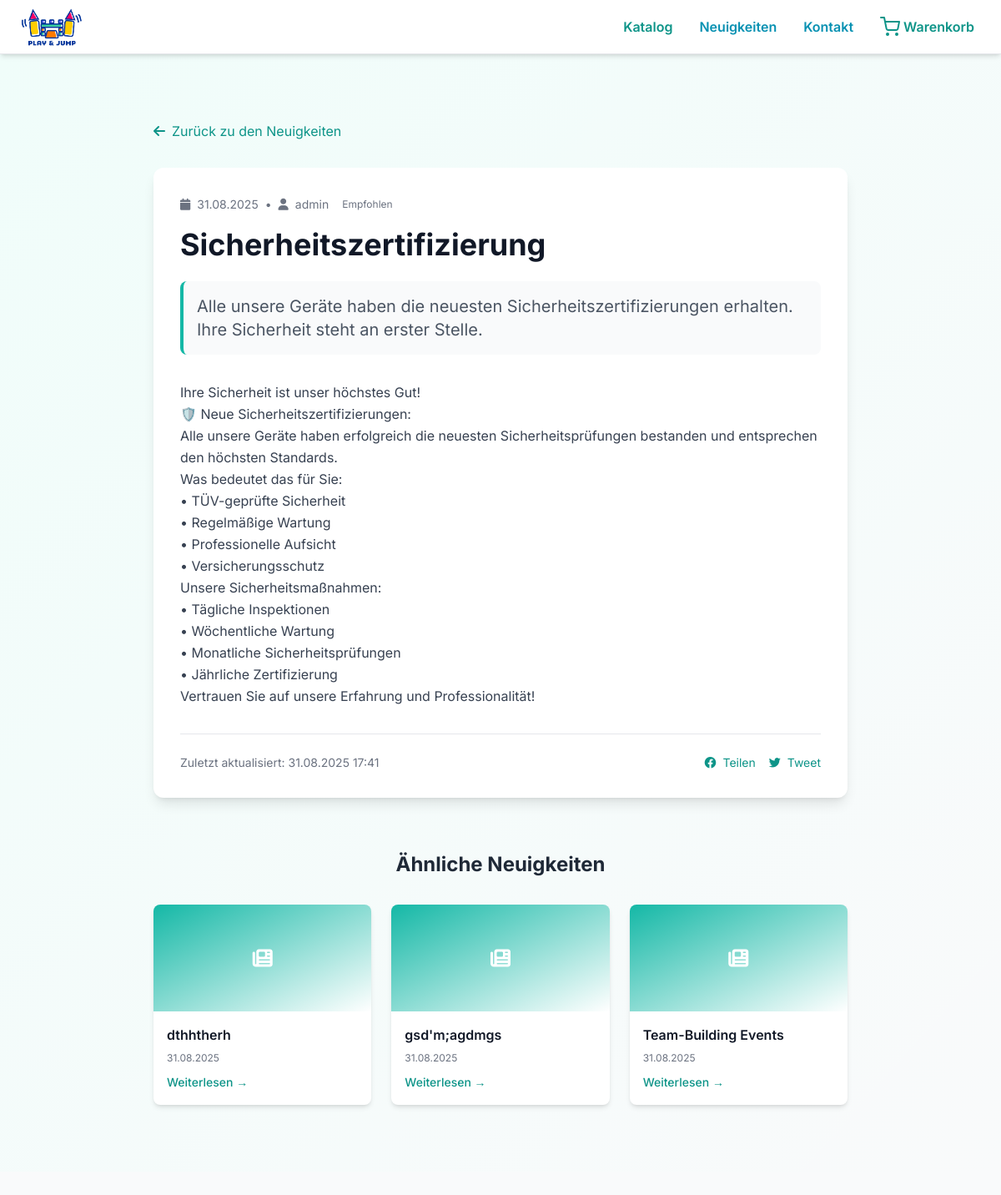
The app's page /katalog/neuigkeiten/sicherheitszertifizierung/ with its own data.
### catalog/models.py (models this page shows, shortened)
class News(models.Model):
    title = models.CharField(max_length=200, verbose_name="Заголовок")
    slug = models.SlugField(unique=True, verbose_name="URL")
    content = models.TextField(verbose_name="Содержание")
    excerpt = models.TextField(max_length=500, blank=True, verbose_name="Краткое описание")
    image = models.ImageField(upload_to='news/', blank=True, null=True, verbose_name="Главное изображение")
    video_url = models.URLField(blank=True, null=True, verbose_name="URL видео (YouTube/Vimeo)")
    is_published = models.BooleanField(default=True, verbose_name="Опубликовано")
    published_at = models.DateTimeField(auto_now_add=True, verbose_name="Дата публикации")
    updated_at = models.DateTimeField(auto_now=True, verbose_name="Дата обновления")
    author = models.ForeignKey(User, on_delete=models.CASCADE, verbose_name="Автор")
    featured = models.BooleanField(default=False, verbose_name="Рекомендуемая новость")
    class Meta:
        ordering = ['-published_at']
        verbose_name = "Новость"
        verbose_name_plural = "Новости"

### catalog/views.py (the view)
# urls.py: path('neuigkeiten/<slug:slug>/', views.news_detail, name='news_detail'),
def news_detail(request, slug):
    news = get_object_or_404(News, slug=slug, is_published=True)
    related_news = News.objects.filter(
        is_published=True
    ).exclude(id=news.id).order_by('-published_at')[:3]
    context = {
        'news': news,
        'related_news': related_news,
    }
    return render(request, 'catalog/news_detail.html', context)

### templates/catalog/news_detail.html (shortened to what this page needs)
{% extends "base.html" %}
{% load static %}
{% block content %}
<section class="py-20 bg-gradient-to-br from-teal-50 to-coral-50">
    <div class="max-w-4xl mx-auto px-4 sm:px-6 lg:px-8">
        <div class="mb-8">
            <a href="{% url 'catalog:news_list' %}" class="inline-flex items-center text-teal-600 hover:text-teal-700 transition-colors">
                <i class="fas fa-arrow-left mr-2"></i>
                Zurück zu den Neuigkeiten
            </a>
        </div>
        <article class="bg-white rounded-xl shadow-lg overflow-hidden">
            <div class="p-8">
                <div class="flex items-center text-sm text-gray-500 mb-4">
                    <i class="fas fa-calendar mr-2"></i>
                    <span>{{ news.published_at|date:"d.m.Y" }}</span>
                    <span class="mx-2">•</span>
                    <i class="fas fa-user mr-2"></i>
                    <span>{{ news.author.get_full_name|default:news.author.username }}</span>
                    {% if news.featured %}
                    <span class="ml-2 px-2 py-1 bg-coral-100 text-coral-800 text-xs rounded-full">Empfohlen</span>
                    {% endif %}
                </div>
                <h1 class="text-3xl md:text-4xl font-bold text-gray-900 mb-6">{{ news.title }}</h1>
                {% if news.excerpt %}
                <div class="text-xl text-gray-600 mb-8 p-4 bg-gray-50 rounded-lg border-l-4 border-teal-500">
                    {{ news.excerpt }}
                </div>
                {% endif %}
                <div class="prose prose-lg max-w-none text-gray-700 leading-relaxed">
                    {{ news.content|linebreaks }}
                </div>
                <div class="mt-8 pt-6 border-t border-gray-200">
                    <div class="flex items-center justify-between text-sm text-gray-500">
                        <span>Zuletzt aktualisiert: {{ news.updated_at|date:"d.m.Y H:i" }}</span>
                        <div class="flex space-x-4">
                            <a href="#" class="text-teal-600 hover:text-teal-700 transition-colors">
                                <i class="fab fa-facebook mr-1"></i> Teilen
                            </a>
                            <a href="#" class="text-teal-600 hover:text-teal-700 transition-colors">
                                <i class="fab fa-twitter mr-1"></i> Tweet
                            </a>
                        </div>
                    </div>
                </div>
            </div>
        </article>
        {% if related_news %}
        <div class="mt-16">
            <h2 class="text-2xl font-bold text-gray-800 mb-8 text-center">Ähnliche Neuigkeiten</h2>
            <div class="grid grid-cols-1 md:grid-cols-3 gap-6">
                {% for related in related_news %}
                <article class="bg-white rounded-lg shadow-md overflow-hidden hover-lift">
                    {% if related.image %}
                    <div class="h-32 overflow-hidden">
                        <img src="{{ related.image.url }}" alt="{{ related.title }}" class="w-full h-full object-cover">
                    </div>
                    {% else %}
                    <div class="h-32 bg-gradient-to-br from-teal-500 to-coral-500 flex items-center justify-center">
                        <i class="fas fa-newspaper text-white text-2xl"></i>
                    </div>
                    {% endif %}
                    <div class="p-4">
                        <h3 class="font-semibold text-gray-900 mb-2 line-clamp-2">{{ related.title }}</h3>
                        <div class="text-xs text-gray-500 mb-2">{{ related.published_at|date:"d.m.Y" }}</div>
                        <a href="{% url 'catalog:news_detail' related.slug %}" class="text-teal-600 hover:text-teal-700 text-sm font-medium">
                            Weiterlesen →
                        </a>
                    </div>
                </article>
                {% endfor %}
            </div>
        </div>
        {% endif %}
    </div>
</section>
{% endblock %}

### templates/base.html (style rules this page uses)
:root { --teal-primary: #20B2AA; --teal-light: #48D1CC; --teal-dark: #008B8B; --coral-accent: #FF6B6B; --coral-light: #FF8E8E; --coral-dark: #E55A5A; --gray-light: #F8FAFC; --gray-medium: #64748B; --gray-dark: #334155; }
body { font-family: 'Inter', sans-serif; }

### records on screen
News: published_at "31.08.2025", author.get_full_name "admin", title "Sicherheitszertifizierung", excerpt "Alle unsere Geräte haben die neuesten Sicherheitszertifizierungen erhalten. Ihre Sicherheit steht an erster Stelle.", content "Ihre Sicherheit ist unser höchstes Gut! 🛡️ Neue Sicherheitszertifizierungen: Alle unsere Geräte haben erfolgreich die neuesten Sicherheitsprüfungen bestanden und entsprechen den höchsten Standards. Was bedeutet das für Sie: • TÜV-geprüfte Sicherheit • Regelmäßige Wartung • Professionelle Aufsicht • Versicherungsschutz Unsere Sicherheitsmaßnahmen: • Tägliche Inspektionen • Wöchentliche Wartung • Monatliche Sicherheitsprüfungen • Jährliche Zertifizierung Vertrauen Sie auf unsere Erfahrung und Professionalität!", updated_at "31.08.2025 17:41"
News: title "dthhtherh", published_at "31.08.2025"
News: title "gsd'm;agdmgs", published_at "31.08.2025"
News: title "Team-Building Events", published_at "31.08.2025"
